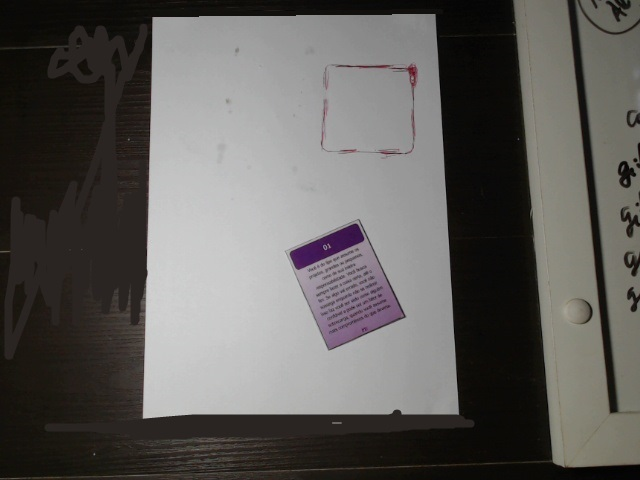
#> input picture foto.jpg, 640 x 480 px
$ python -i utlis.py   (imports and definitions only)
#> lines starting #> are read from the running program, lines starting #| are printed output that depends on the picture; after the words box and inside, x2 and y2 are one past the last pixel; in counts of white or black regions, pixels touching at a corner belong together
#> further down, picture is the input picture: shape (480, 640, 3); mean B, G, R 90.4, 93.2, 95.5
import cv2
import numpy as np


def pegarContornos(frame, cThr=[100, 100], showBordas=False, minArea=1000, filtro=0, desenhar=False):
#> called with showBordas = False, minArea = 1000, filtro = 0, desenhar = False
    imagemCinza = cv2.cvtColor(frame, cv2.COLOR_BGR2GRAY)
    imagemDesfocada = cv2.GaussianBlur(imagemCinza, (5, 5), 1)
    imagemBordas = cv2.Canny(imagemDesfocada, cThr[0], cThr[1])  # limiar 100, limiar 100
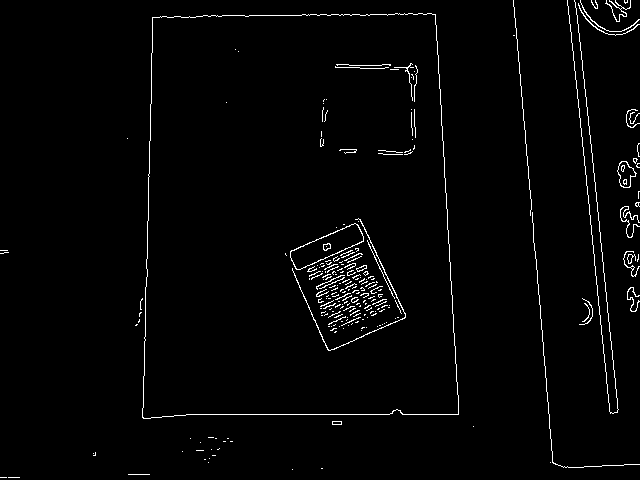
#> imagemBordas: shape (480, 640); 2% white in thin lines or dots
    kernel = np.ones((5, 5))
    imagemDilatada = cv2.dilate(imagemBordas, kernel, iterations=3)  # linha10
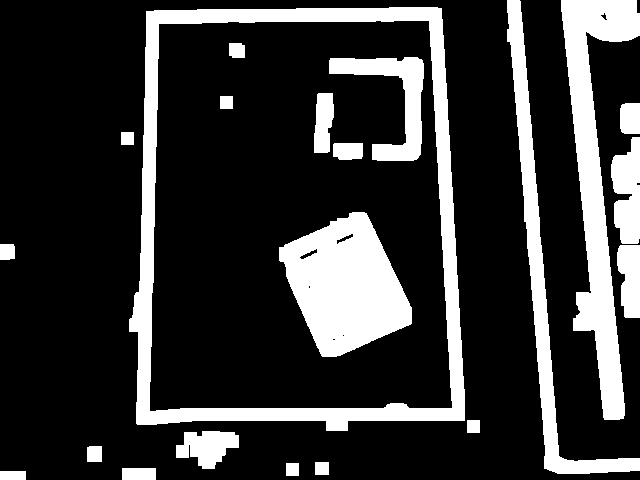
#> imagemDilatada: shape (480, 640); 21.1% white; 21 white regions, largest, box (x1, y1, x2, y2) and area: (129, 7, 465, 431) 19498, (279, 212, 412, 357) 12253, (561, 0, 640, 420) 12206
    imagemThre = cv2.erode(imagemDilatada, kernel, iterations=2)  # linha11
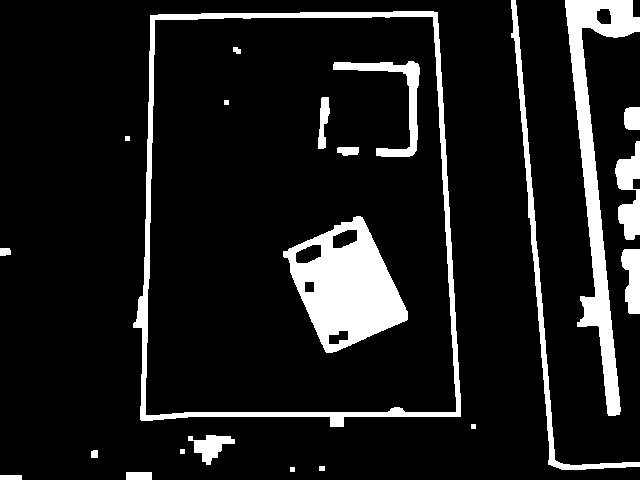
#> imagemThre: shape (480, 640); 11.2% white; 22 white regions

    # caso a marcação já seja bem detalahada, você não precisará "dilatar as bordas"
    # portanto poderá substituir imagemThre abaixo por imagemBordas e comentar as linhas 10 e 11

    if showBordas:
        cv2.imshow("Bordas", imagemThre)  # aqui

    contornos, hierarquia = cv2.findContours(imagemThre, cv2.RETR_EXTERNAL, cv2.CHAIN_APPROX_SIMPLE)  # aqui também
#> contornos = 16 contours, 4 with area under 20; largest, box (x1, y1, x2, y2) and area: (133, 11, 461, 427) 122843, (565, 0, 640, 416) 7536, (511, 0, 640, 470) 2444, (615, 141, 640, 240) 1336, (621, 249, 640, 314) 850

    contornos_finais = []

    for i in contornos:
        area = cv2.contourArea(i)
        if area > minArea:
            perimetro = cv2.arcLength(i, True)
            contorno_aprox = cv2.approxPolyDP(i, 0.02 * perimetro, True)  # original 0.02
            retangulo_delimitador = cv2.boundingRect(contorno_aprox)
            if filtro > 0:
                if len(contorno_aprox) == filtro:
                    contornos_finais.append([len(contorno_aprox), area, contorno_aprox, retangulo_delimitador, i])
            else:
                contornos_finais.append([len(contorno_aprox), area, contorno_aprox, retangulo_delimitador, i])
#> this loop made 16 passes
#> (area, perimetro, contorno_aprox, retangulo_delimitador) on passes 14, 16: (122843, 1465.5, [[437, 12], [150, 15], [141, 420], [460, 416]], (141, 12, 320, 409)), (2444.5, 1150.4, [[511, 0], [548, 464], [639, 466], [554, 459]], (511, 0, 129, 467))
#> (area, perimetro, retangulo_delimitador) on passes 11, 15: (1336, 277.6, (615, 141, 25, 99)), (7536.5, 1059, (565, 0, 75, 416))
#> after the loop, contornos_finais = 4 items
    contornos_finais = sorted(contornos_finais, key=lambda x: x[1], reverse=True)
    if desenhar:
        for contorno in contornos_finais:
            cv2.drawContours(frame, contorno[4], -1, (0, 0, 255), 3)
    return frame, contornos_finais


def reordenar(meus_pontos):
    # print(meus_pontos.shape)
    meus_novos_pontos = np.zeros_like(meus_pontos)
    meus_pontos = meus_pontos.reshape((4, 2))
    adicionar = meus_pontos.sum(1)
    meus_novos_pontos[0] = meus_pontos[np.argmin(adicionar)]
    meus_novos_pontos[3] = meus_pontos[np.argmax(adicionar)]
    diferenca = np.diff(meus_pontos, axis=1)
    meus_novos_pontos[1] = meus_pontos[np.argmin(diferenca)]
    meus_novos_pontos[2] = meus_pontos[np.argmax(diferenca)]
    return meus_novos_pontos


def warpImagem(frame, pontos, largura, altura, pad=20):
    # print(pontos)
    pontos = reordenar(pontos)

    pontos1 = np.float32(pontos)
    pontos2 = np.float32([[0, 0], [largura, 0], [0, altura], [largura, altura]])
    matriz = cv2.getPerspectiveTransform(pontos1, pontos2)

    imagemWarp = cv2.warpPerspective(frame, matriz, (largura, altura))
    imagemWarp = imagemWarp[pad:imagemWarp.shape[0] - pad, pad:imagemWarp.shape[1] - pad]

    return imagemWarp


def encontrarDistancia(pts1, pts2):
    return ((pts2[0] - pts1[0]) ** 2 + (pts2[1] - pts1[1]) ** 2) ** 0.5

>>> import cv2
>>> picture = cv2.imread('foto.jpg')
>>> result = pegarContornos(picture)
